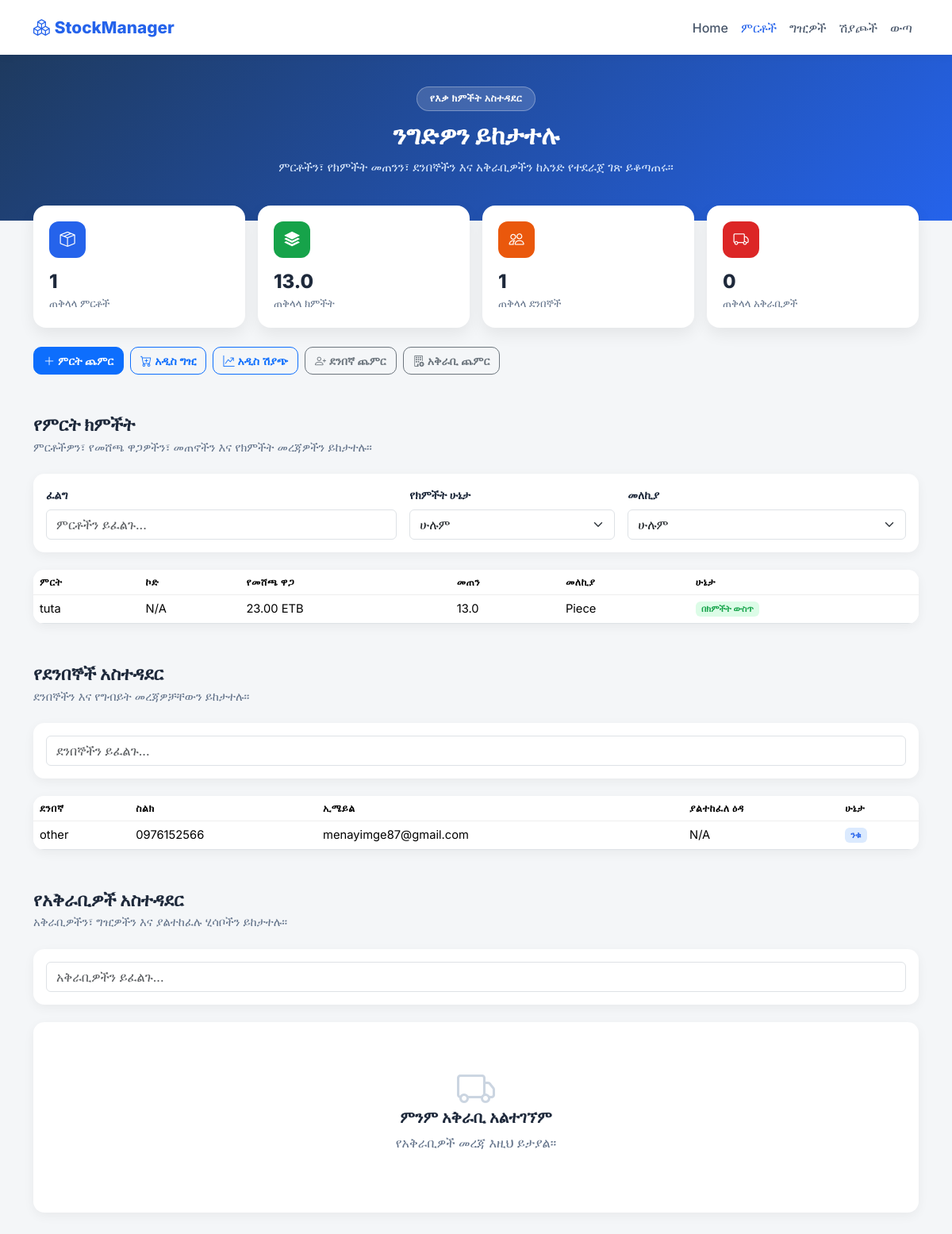
The page /track (signed in) on the database as committed earlier.
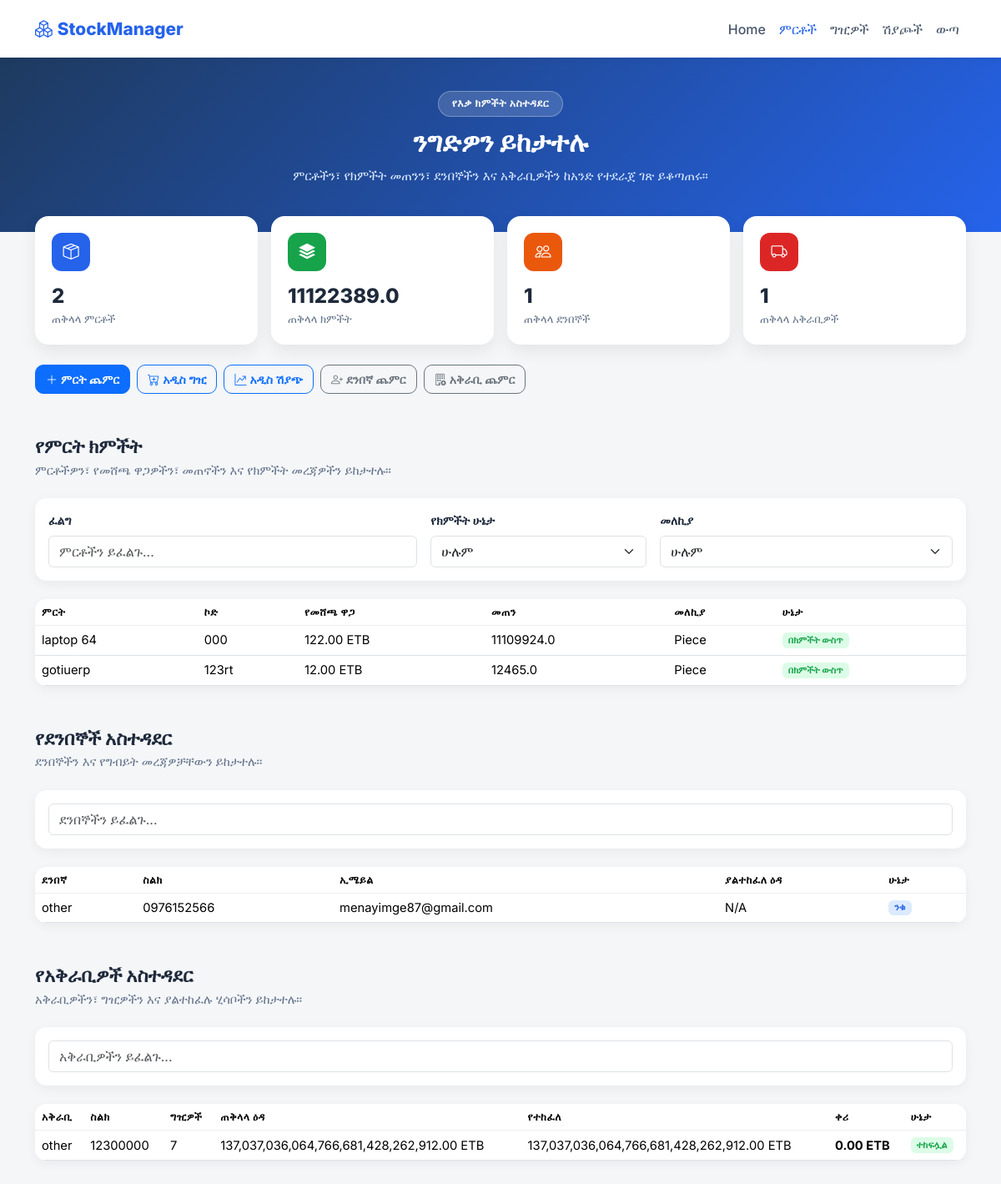
The same page on the database as committed later.
### main.py (models this page shows)
class Product(db.Model):
    id = db.Column(db.Integer, primary_key=True)
    user_id = db.Column(
        db.Integer,
        db.ForeignKey("users.id"),
        nullable=True
    )
    name = db.Column(db.String(100))
    stock_code = db.Column(db.String(50))
    measurement = db.Column(db.String(20))
    current_quantity = db.Column(db.Float, default=0)
    unit_price = db.Column(db.Float)
    purchases = db.relationship('Purchase', backref='product')
    sales = db.relationship('Sale', backref='product')

class Customer(db.Model):
    id = db.Column(db.Integer, primary_key=True)
    name = db.Column(db.String(100),unique=True, nullable=False)
    user_id = db.Column(
        db.Integer,
        db.ForeignKey("users.id"),
        nullable=True
    )
    phone = db.Column(db.String(20))
    email = db.Column(db.String(100))
    balance_owed = db.Column(db.Float, default=0.0)

class Supplier(db.Model):
    id = db.Column(db.Integer, primary_key=True)
    user_id = db.Column(
        db.Integer,
        db.ForeignKey("users.id"),
        nullable=True
    )
    name = db.Column(db.String(100), nullable=False)
    phone = db.Column(db.String(20))
    email = db.Column(db.String(100))
    balance_owed = db.Column(db.Float, default=0.0)
    purchases = db.relationship('Purchase', backref='supplier')

### main.py (the view)
@app.route("/track")
@login_required
def track():
    products = Product.query.all()
    customers = Customer.query.all()
    suppliers = Supplier.query.all()
    supplier_list = []
    for s in suppliers:
        purchases = Purchase.query.filter_by(supplier_id=s.id).all()
        total_debt = sum(p.debt for p in purchases)
        payments = SupplierPayment.query.filter_by(supplier_id=s.id).all()
        total_paid = sum(p.amount for p in payments)
        s.purchase_count = len(purchases)
        s.total_debt = total_debt
        s.total_paid = total_paid
        s.remaining_debt = total_debt - total_paid
        supplier_list.append(s)
    return render_template(
        "track.html",
        products=products,
        customers=customers,
        suppliers=supplier_list, user_id=current_user.id
    )

### main.py (called while the page is built)
@login_manager.user_loader
@login_manager.user_loader
def load_user(user_id):
    if user_id == 'None' or user_id is None:  # ✅ handle bad cookie!
        return None
    return User.query.get(int(user_id))

### templates/track.html (shortened to what the changed rows need)
<!DOCTYPE html>
<html lang="am">
<head>
<link href="https://cdn.jsdelivr.net/npm/bootstrap@5.3.3/dist/css/bootstrap.min.css" rel="stylesheet">
<link rel="stylesheet" href="https://cdn.jsdelivr.net/npm/bootstrap-icons@1.11.3/font/bootstrap-icons.min.css">
</head>
<body>
<section class="hero">
    <div class="container">
        <h1>ንግድዎን ይከታተሉ</h1>
    </div>
</section>
<div class="container summary-wrap mb-4">
    <div class="row g-3">
        <div class="col-6 col-md-3">
            <div class="summary-card">
                <div class="summary-icon icon-blue">
                    <i class="bi bi-box-seam"></i>
                </div>
                <div class="summary-value">
                    {{ products|length }}
                </div>
                <div class="summary-label">
                    ጠቅላላ ምርቶች
                </div>
            </div>
        </div>
        <div class="col-6 col-md-3">
            <div class="summary-card">
                <div class="summary-icon icon-green">
                    <i class="bi bi-stack"></i>
                </div>
                <div class="summary-value">
                    {{ products|sum(attribute='current_quantity') if products else 0 }}
                </div>
                <div class="summary-label">
                    ጠቅላላ ክምችት
                </div>
            </div>
        </div>
        <div class="col-6 col-md-3">
            <div class="summary-card">
                <div class="summary-icon icon-red">
                    <i class="bi bi-truck"></i>
                </div>
                <div class="summary-value">
                    {{ suppliers|length }}
                </div>
                <div class="summary-label">
                    ጠቅላላ አቅራቢዎች
                </div>
            </div>
        </div>
    </div>
</div>
<div class="container section-block">
    <h2 class="section-title">የምርት ክምችት</h2>
    {% if products %}
    <div class="table-card">
        <div class="table-responsive">
            <table class="table mb-0">
                <thead>
                    <tr>
                        <th>ምርት</th>
                        <th>ኮድ</th>
                        <th>የመሸጫ ዋጋ</th>
                        <th>መጠን</th>
                        <th>መለኪያ</th>
                        <th>ሁኔታ</th>
                    </tr>
                </thead>
                <tbody>
                    {% for product in products %}
                    <tr class="product-row clickable-row"
                        data-status="{{ 'instock' if product.current_quantity > 10 else ('lowstock' if product.current_quantity > 0 else 'outstock') }}"
                        data-measurement="{{ product.measurement|lower if product.measurement else '' }}"
                        data-search="{{ product.name|lower }} {{ product.stock_code|lower if product.stock_code else '' }} {{ product.measurement|lower if product.measurement else '' }}"
                        onclick='openProductAction(
                            {{ product.id }},
                            {{ product.name|tojson }},
                            {{ (product.stock_code or "N/A")|tojson }},
                            {{ ("%.2f"|format(product.unit_price))|tojson }},
                            {{ product.current_quantity|tojson }},
                            {{ (product.measurement or "N/A")|tojson }}
                        )'>
                        <td>{{ product.name }}</td>
                        <td>
                            {{ product.stock_code if product.stock_code else 'N/A' }}
                        </td>
                        <td>
                            {{ "{:,.2f}".format(product.unit_price) }} ETB
                        </td>
                        <td>{{ product.current_quantity }}</td>
                        <td>
                            {{ product.measurement if product.measurement else 'N/A' }}
                        </td>
                        <td>
                            {% if product.current_quantity > 10 %}
                            <span class="badge badge-instock">
                                በክምችት ውስጥ
                            </span>
                            {% elif product.current_quantity > 0 %}
                            <span class="badge badge-lowstock">
                                ክምችቱ እየቀነሰ ነው
                            </span>
                            {% else %}
                            <span class="badge badge-outstock">
                                ከክምችት ውጭ
                            </span>
                            {% endif %}
                        </td>
                    </tr>
                    {% endfor %}
                </tbody>
            </table>
        </div>
    </div>
    {% else %}
    <div class="empty-state">
        <i class="bi bi-box"></i>
        <h5>ምንም ምርት አልተገኘም</h5>
        <p>ምርቶችዎ እዚህ ይታያሉ።</p>
    </div>
    {% endif %}
</div>
<div class="container section-block">
    <h2 class="section-title">የደንበኞች አስተዳደር</h2>
    {% if customers %}
    <div class="table-card">
        <div class="table-responsive">
            <table class="table mb-0">
                <thead>
                    <tr>
                        <th>ደንበኛ</th>
                        <th>ስልክ</th>
                        <th>ኢሜይል</th>
                        <th>ያልተከፈለ ዕዳ</th>
                        <th>ሁኔታ</th>
                    </tr>
                </thead>
                <tbody>
                    {% for customer in customers %}
                    <tr class="customer-row clickable-row"
                        data-search="{{ customer.name|lower }} {{ customer.phone if customer.phone else '' }}"
                        onclick='openCustomerAction(
                            {{ customer.id }},
                            {{ customer.name|tojson }},
                            {{ (customer.phone or "N/A")|tojson }}
                        )'>
                        <td>{{ customer.name }}</td>
                        <td>
                            {{ customer.phone if customer.phone else 'N/A' }}
                        </td>
                        <td>
                            {{ customer.email if customer.email else 'N/A' }}
                        </td>
                        <td>
                            {% if customer.debt is defined %}
                            <span class="{{ 'debt-text' if customer.debt > 0 else '' }}">
                                {{ "{:,.2f}".format(customer.debt) }} ETB
                            </span>
                            {% else %}
                            N/A
                            {% endif %}
                        </td>
                        <td>
                            {% if customer.debt is defined %}
                                {% if customer.debt == 0 %}
                                <span class="badge badge-status-paid">
                                    ተከፍሏል
                                </span>
                                {% elif customer.debt > 0 and customer.paid_amount is defined and customer.paid_amount > 0 %}
                                <span class="badge badge-status-partial">
                                    በከፊል ተከፍሏል
                                </span>
                                {% else %}
                                <span class="badge badge-status-unpaid">
                                    ያልተከፈለ
                                </span>
                                {% endif %}
                            {% else %}
                            <span class="badge badge-active">
                                ንቁ
                            </span>
                            {% endif %}
                        </td>
                    </tr>
                    {% endfor %}
                </tbody>
            </table>
        </div>
    </div>
    {% else %}
    <div class="empty-state">
        <i class="bi bi-people"></i>
        <h5>ምንም ደንበኛ አልተገኘም</h5>
        <p>የደንበኞች መረጃ እዚህ ይታያል።</p>
    </div>
    {% endif %}
</div>
<div class="container section-block mb-5">
    <h2 class="section-title">የአቅራቢዎች አስተዳደር</h2>
    {% if suppliers %}
    <div class="table-card">
        <div class="table-responsive">
            <table class="table mb-0">
                <thead>
                    <tr>
                        <th>አቅራቢ</th>
                        <th>ስልክ</th>
                        <th>ግዢዎች</th>
                        <th>ጠቅላላ ዕዳ</th>
                        <th>የተከፈለ</th>
                        <th>ቀሪ</th>
                        <th>ሁኔታ</th>
                    </tr>
                </thead>
                <tbody>
                    {% for supplier in suppliers %}
                    <tr class="supplier-row clickable-row"
                        data-search="{{ supplier.name|lower }} {{ supplier.phone if supplier.phone else '' }}"
                        onclick='openSupplierAction(
                            {{ supplier.id }},
                            {{ supplier.name|tojson }},
                            {{ (supplier.phone or "N/A")|tojson }}
                        )'>
                        <td>{{ supplier.name }}</td>
                        <td>
                            {{ supplier.phone if supplier.phone else 'N/A' }}
                        </td>
                        <td>
                            {{ supplier.purchase_count if supplier.purchase_count is defined else 'N/A' }}
                        </td>
                        <td>
                            {{ "{:,.2f}".format(supplier.total_debt) if supplier.total_debt is defined else 'N/A' }} ETB
                        </td>
                        <td>
                            {{ "{:,.2f}".format(supplier.total_paid) if supplier.total_paid is defined else 'N/A' }} ETB
                        </td>
                        <td class="debt-text">
                            {{ "{:,.2f}".format(supplier.remaining_debt) if supplier.remaining_debt is defined else 'N/A' }} ETB
                        </td>
                        <td>
                            {% if supplier.remaining_debt is defined %}
                                {% if supplier.remaining_debt == 0 %}
                                <span class="badge badge-status-paid">
                                    ተከፍሏል
                                </span>
                                {% elif supplier.total_paid is defined and supplier.total_paid > 0 %}
                                <span class="badge badge-status-partial">
                                    በከፊል ተከፍሏል
                                </span>
                                {% else %}
                                <span class="badge badge-status-unpaid">
                                    ያልተከፈለ
                                </span>
                                {% endif %}
                            {% else %}
                            N/A
                            {% endif %}
                        </td>
                    </tr>
                    {% endfor %}
                </tbody>
            </table>
        </div>
    </div>
    {% else %}
    <div class="empty-state">
        <i class="bi bi-truck"></i>
        <h5>ምንም አቅራቢ አልተገኘም</h5>
        <p>የአቅራቢዎች መረጃ እዚህ ይታያል።</p>
    </div>
    {% endif %}
</div>
</body>
</html>

Rows that differ between the two databases and show on the page:
removed Product: name "tuta", stock_code "N/A", unit_price "23.00", current_quantity "13.0", measurement "Piece", shows "በክምችት ውስጥ"
added Product: name "laptop 64", stock_code "000", unit_price "122.00", current_quantity "11109924.0", measurement "Piece", shows "በክምችት ውስጥ"
added Product: name "gotiuerp", stock_code "123rt", unit_price "12.00", current_quantity "12465.0", measurement "Piece", shows "በክምችት ውስጥ"
added Supplier: name "other", phone "12300000", purchase_count "7", total_debt "137,037,036,064,766,681,428,262,912.00", total_paid "137,037,036,064,766,681,428,262,912.00", balance_owed "0.00"
Other text that changed with them:
{{ products|length }}: "1" → "2"
{{ products|sum(attribute='current_quantity') if products else 0 }}: "13.0" → "11122389.0"
{{ suppliers|length }}: "0" → "1"
text no longer shown: "ምንም አቅራቢ አልተገኘም የአቅራቢዎች መረጃ እዚህ ይታያል።"
text now shown: "አቅራቢ ስልክ ግዢዎች ጠቅላላ ዕዳ የተከፈለ ቀሪ ሁኔታ"
